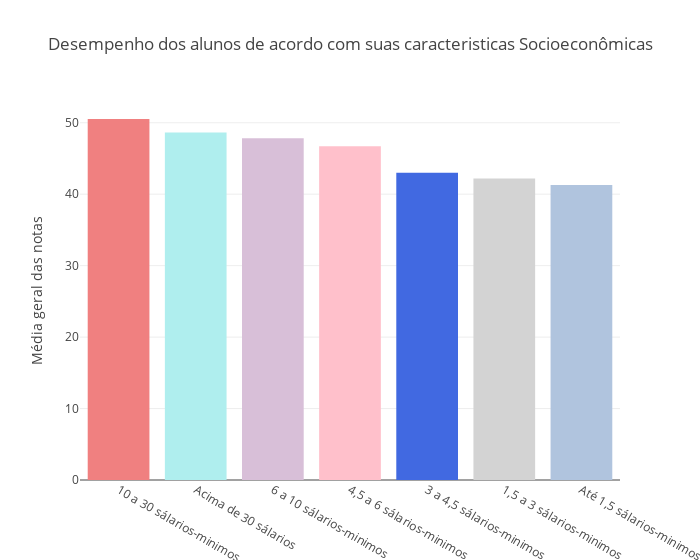

The code cell stored with this chart in its notebook:
### Markdown cell above
### A nota geral do aluno no ENADE é influenciada por características socioeconômicas do mesmo?

### Code cell
dados_nordeste_publicas = dados_nordeste[ dados_nordeste["QE_I08_Convertido"] != "Não informado" ]


order_q08 = pd.DataFrame(
                dados_nordeste_publicas.groupby('QE_I08_Convertido')['NT_GER'].mean()
            ).reset_index().sort_values(by='NT_GER', ascending=False)

layout = go.Layout(
            title=go.layout.Title(
                text='Desempenho dos alunos de acordo com suas caracteristicas Socioeconômicas',
                x=0.5
            ),
            yaxis=go.layout.YAxis(
                title=go.layout.yaxis.Title(
                    text='Média geral das notas',
                )
            ),
            width=700
        )

fig = go.Figure(layout=layout)
fig.add_trace(
    go.Bar(
            x=order_q08["QE_I08_Convertido"],
            y=order_q08["NT_GER"],
            marker_color=["#F08080", "#AFEEEE","#D8BFD8","#FFC0CB","#4169E1", "#D3D3D3", "#B0C4DE"],
    )
)


iplot(fig)

### Figure 1 — Plotly figure (JSON) as saved in the notebook; plotly's stock layout.template omitted (floating-point values rounded to 4 significant figures)
{"data": [{"marker": {"color": ["#F08080", "#AFEEEE", "#D8BFD8", "#FFC0CB", "#4169E1", "#D3D3D3", "#B0C4DE"]}, "type": "bar", "uid": "faeef834-7df9-4c3b-a7bd-aef151c84bec", "x": ["10 a 30 sálarios-minimos", "Acima de 30 sálarios", "6 a 10 sálarios-minimos", "4,5 a 6 sálarios-minimos", "3 a 4,5 sálarios-minimos", "1,5 a 3 sálarios-minimos", "Até 1,5 sálarios-minimos"], "y": [50.53, 48.65, 47.82, 46.7, 42.99, 42.21, 41.29]}], "layout": {"title": {"text": "Desempenho dos alunos de acordo com suas caracteristicas Socioeconômicas", "x": 0.5}, "width": 700, "yaxis": {"title": {"text": "Média geral das notas"}}}}
